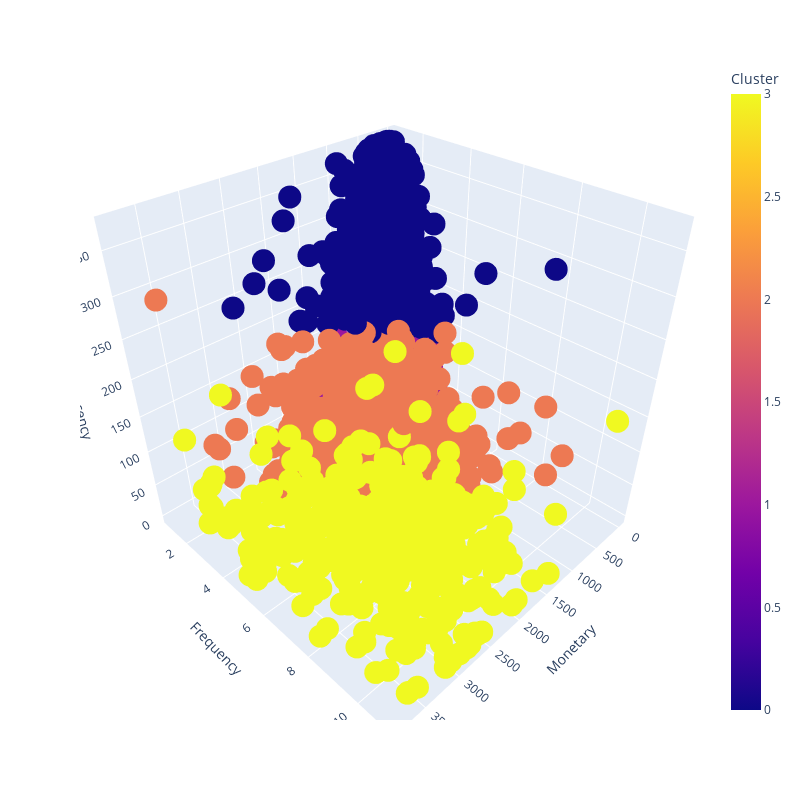

Here is the notebook cell this chart was saved with:
### Code cell
sns.set_palette('pastel')
fig = px.scatter_3d(non_outliers,
                    x='Monetary',
                    y='Frequency',
                    z='Recency',
                    color='Cluster',
                    color_discrete_sequence=px.colors.qualitative.Pastel)

fig.update_layout(
    scene=dict(
        xaxis_title='Monetary',
        yaxis_title='Frequency',
        zaxis_title='Recency'
    ),
    width=800,  # Equivalent to figsize=(8,8)
    height=800)
fig.show()

### Figure 1 — Plotly figure (JSON) as saved in the notebook; plotly's stock layout.template omitted (floating-point values rounded to 4 significant figures; data arrays with more than 128 entries replaced by an {"elided": "..."} marker saying what was removed)
{"data": [{"hovertemplate": "Monetary=%{x}<br>Frequency=%{y}<br>Recency=%{z}<br>Cluster=%{marker.color}<extra></extra>", "legendgroup": "", "marker": {"color": {"elided": "3828 int values"}, "coloraxis": "coloraxis", "symbol": "circle"}, "mode": "markers", "name": "", "scene": "scene", "showlegend": false, "type": "scatter3d", "x": {"elided": "3828 float values"}, "y": {"elided": "3828 int values"}, "z": {"elided": "3828 int values"}}], "layout": {"coloraxis": {"colorbar": {"title": {"text": "Cluster"}}, "colorscale": [[0, "#0d0887"], [0.1111, "#46039f"], [0.2222, "#7201a8"], [0.3333, "#9c179e"], [0.4444, "#bd3786"], [0.5556, "#d8576b"], [0.6667, "#ed7953"], [0.7778, "#fb9f3a"], [0.8889, "#fdca26"], [1, "#f0f921"]]}, "height": 800, "legend": {"tracegroupgap": 0}, "margin": {"t": 60}, "scene": {"domain": {"x": [0, 1], "y": [0, 1]}, "xaxis": {"title": {"text": "Monetary"}}, "yaxis": {"title": {"text": "Frequency"}}, "zaxis": {"title": {"text": "Recency"}}}, "width": 800}}
